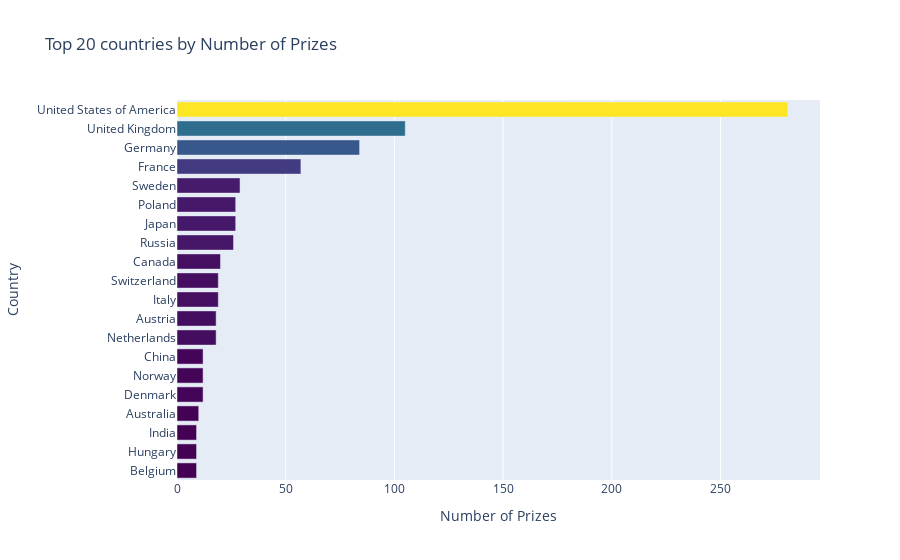

Notebook code for this chart:
### Code cell
h_bar=px.bar(x=top20_countries.prize,y=top20_countries.birth_country_current,orientation="h",color=top20_countries.prize,color_continuous_scale="Viridis",title="Top 20 countries by Number of Prizes")
h_bar.update_layout(xaxis_title="Number of Prizes",
                    yaxis_title="Country",coloraxis_showscale=False)
h_bar.show()

### Figure 1 — Plotly figure (JSON) as saved in the notebook; plotly's stock layout.template omitted (floating-point values rounded to 4 significant figures)
{"data": [{"alignmentgroup": "True", "hovertemplate": "x=%{x}<br>y=%{y}<br>color=%{marker.color}<extra></extra>", "legendgroup": "", "marker": {"color": [9, 9, 9, 10, 12, 12, 12, 18, 18, 19, 19, 20, 26, 27, 27, 29, 57, 84, 105, 281], "coloraxis": "coloraxis", "pattern": {"shape": ""}}, "name": "", "offsetgroup": "", "orientation": "h", "showlegend": false, "textposition": "auto", "type": "bar", "x": [9, 9, 9, 10, 12, 12, 12, 18, 18, 19, 19, 20, 26, 27, 27, 29, 57, 84, 105, 281], "xaxis": "x", "y": ["Belgium", "Hungary", "India", "Australia", "Denmark", "Norway", "China", "Netherlands", "Austria", "Italy", "Switzerland", "Canada", "Russia", "Japan", "Poland", "Sweden", "France", "Germany", "United Kingdom", "United States of America"], "yaxis": "y"}], "layout": {"barmode": "relative", "coloraxis": {"colorbar": {"title": {"text": "color"}}, "colorscale": [[0, "#440154"], [0.1111, "#482878"], [0.2222, "#3e4989"], [0.3333, "#31688e"], [0.4444, "#26828e"], [0.5556, "#1f9e89"], [0.6667, "#35b779"], [0.7778, "#6ece58"], [0.8889, "#b5de2b"], [1, "#fde725"]], "showscale": false}, "legend": {"tracegroupgap": 0}, "title": {"text": "Top 20 countries by Number of Prizes"}, "xaxis": {"anchor": "y", "domain": [0, 1], "title": {"text": "Number of Prizes"}}, "yaxis": {"anchor": "x", "domain": [0, 1], "title": {"text": "Country"}}}}
